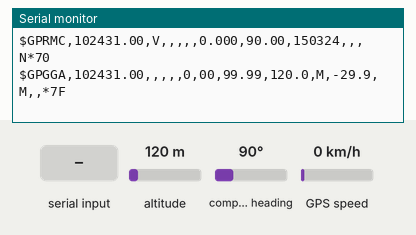
This sketch was run on a simulated ESP32. Shown: the last lines printed to the serial monitor. Inputs (shaded band) come from the test bench; at power-on: altitude 120 m, compass heading 90°, GPS speed 0 km/h. The GPS gets a fix after 3 s at 37.7749, -122.4194 with 8 satellites.

Above: at 1.7 s.
1.8 s: altitude set to 20 m
At 3.3 s:
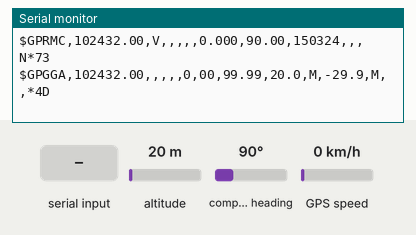
3.5 s: compass heading set to 269°
At 3.81 s:
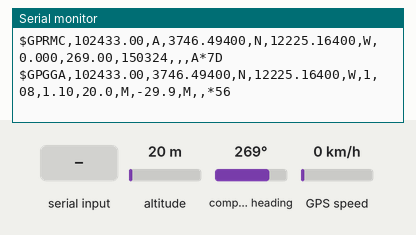
5.0 s: "1" received over the second serial link
At 5.4 s:
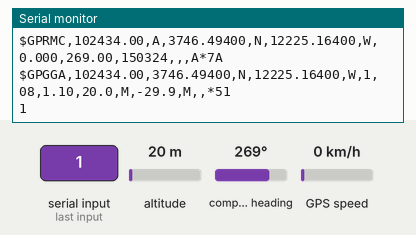
7.0 s: GPS speed set to 2 km/h
At 9.3 s:
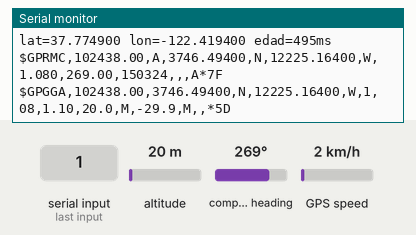
10.0 s: GPS speed set to 30 km/h
At 10.3 s:
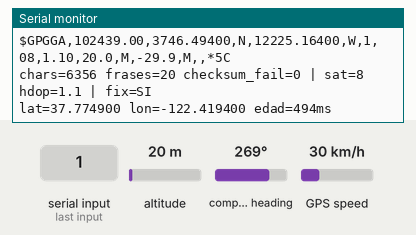
14.1 s: "0" received over the second serial link
At 14.36 s:
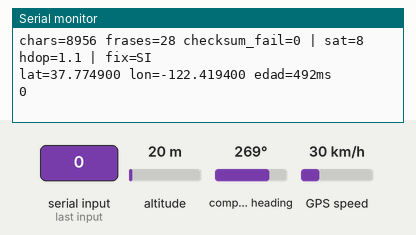
Timing chart, 0 to 16.6 s (numbered marks = the images above; inputs shaded):
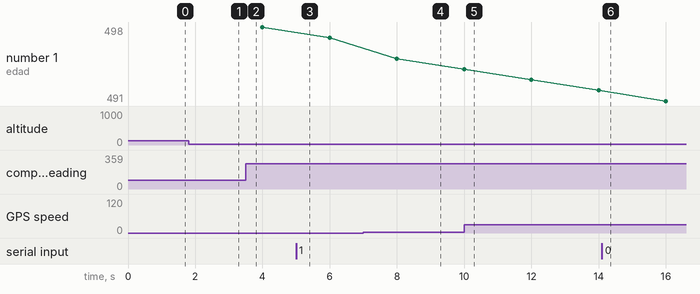

Measured:
- after the input at 1.8 s, the serial monitor: prints a new line after 0.71 s (image 1)
- after the input at 3.5 s, the serial monitor: prints a new line at once (image 2)
- after the input at 5.0 s, the serial monitor: prints a new line at once (image 3)
- after the input at 7.0 s, the serial monitor: prints a new line after 0.51 s (image 4)
- after the input at 14.1 s, the serial monitor: prints a new line at once (image 6)

The sketch:

01_gps_passthrough.ino
```cpp
/*
 * ObraTrack — Prueba 1: verificar el NEO-6M por separado.
 *
 * Conexiones:
 *   NEO-6M VCC -> ESP32 3V3
 *   NEO-6M GND -> ESP32 GND
 *   NEO-6M TX  -> ESP32 GPIO16  (RX2)
 *   NEO-6M RX  -> ESP32 GPIO17  (TX2, opcional para esta prueba)
 *
 * Monitor Serie: 115200 baudios. El GPS habla a 9600.
 * Antena al aire libre. El primer fix puede tardar varios minutos.
 *
 * Qué revisar en el monitor:
 *   chars=0                  -> no llegan datos: TX, GND, alimentación o baudios.
 *   checksum_fail creciendo  -> ruido o baudios incorrectos.
 *   sat=0 sin fix            -> falta cielo abierto o antena.
 *   fix=SI                   -> el GPS ya entrega coordenadas válidas.
 */

#include <TinyGPSPlus.h>

static const int GPS_RX_PIN = 16;
static const int GPS_TX_PIN = 17;
static const uint32_t GPS_BAUD = 9600;

TinyGPSPlus gps;
HardwareSerial gpsSerial(2);
uint32_t lastSummaryMs = 0;

void setup() {
  Serial.begin(115200);
  delay(500);
  Serial.println();
  Serial.println("=== Prueba NEO-6M ===");
  Serial.println("Monitor a 115200. GPS a 9600. Antena al aire libre.");
  gpsSerial.begin(GPS_BAUD, SERIAL_8N1, GPS_RX_PIN, GPS_TX_PIN);
}

void loop() {
  while (gpsSerial.available() > 0) {
    char c = gpsSerial.read();
    gps.encode(c);
    Serial.write(c);  // Tramas NMEA crudas para comprobar que hay datos.
  }

  if (millis() - lastSummaryMs >= 2000) {
    lastSummaryMs = millis();

    Serial.println();
    Serial.printf(
      "chars=%lu frases=%lu checksum_fail=%lu | sat=%lu hdop=%.1f | fix=%s\n",
      (unsigned long)gps.charsProcessed(),
      (unsigned long)gps.sentencesWithFix(),
      (unsigned long)gps.failedChecksum(),
      (unsigned long)gps.satellites.value(),
      gps.hdop.hdop(),
      gps.location.isValid() ? "SI" : "NO"
    );

    if (gps.location.isValid()) {
      Serial.printf(
        "lat=%.6f lon=%.6f edad=%lums\n",
        gps.location.lat(),
        gps.location.lng(),
        (unsigned long)gps.location.age()
      );
    } else {
      Serial.println("Esperando fix... coloca la antena con vista directa al cielo.");
    }
  }
}
```
